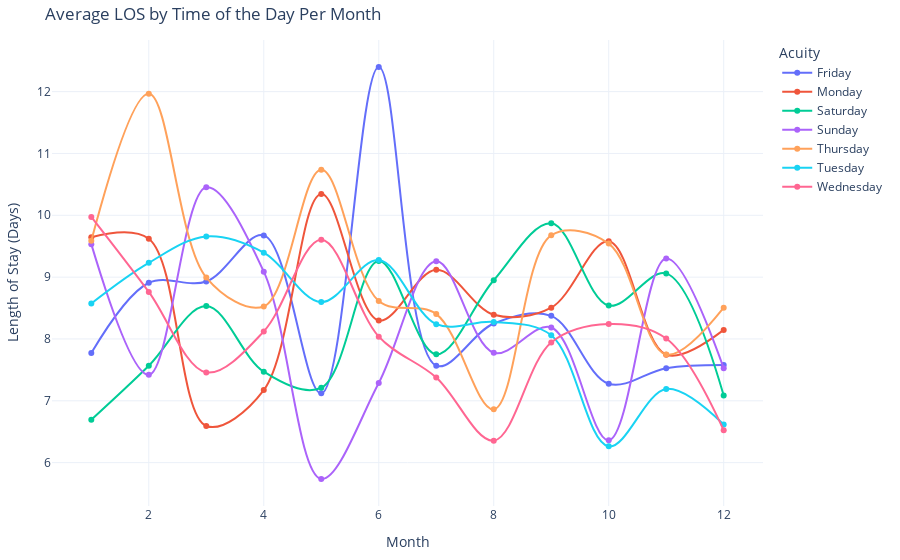

Notebook code cell kept with this figure:
### Code cell
import plotly.graph_objects as go

methods = monthly_avg_day_of_week['day_of_week'].unique()

# Create a trace for each method
traces = [
    go.Scatter(
        x=monthly_avg_day_of_week[monthly_avg_day_of_week['day_of_week'] == method]['month'],
        y=monthly_avg_day_of_week[monthly_avg_day_of_week['day_of_week'] == method]['Los'],
        mode='lines+markers',
        name=str(method),
        line=go.scatter.Line(shape='spline')
    )
    for method in methods
]

# Assemble the figure
fig = go.Figure(data=traces)
fig.update_layout(
    title='Average LOS by Time of the Day Per Month',
    xaxis_title='Month',
    yaxis_title='Length of Stay (Days)',
    template='plotly_white',
    legend_title='Acuity',
    margin=dict(l=40, r=20, t=40, b=40)
)

fig.show()

### Figure 1 — Plotly figure (JSON) as saved in the notebook; plotly's stock layout.template omitted (floating-point values rounded to 4 significant figures)
{"data": [{"line": {"shape": "spline"}, "mode": "lines+markers", "name": "Friday", "type": "scatter", "x": [1, 2, 3, 4, 5, 6, 7, 8, 9, 10, 11, 12], "y": [7.772, 8.909, 8.929, 9.675, 7.121, 12.4, 7.567, 8.25, 8.373, 7.275, 7.528, 7.578]}, {"line": {"shape": "spline"}, "mode": "lines+markers", "name": "Monday", "type": "scatter", "x": [1, 2, 3, 4, 5, 6, 7, 8, 9, 10, 11, 12], "y": [9.646, 9.62, 6.592, 7.173, 10.34, 8.298, 9.119, 8.392, 8.506, 9.579, 7.746, 8.147]}, {"line": {"shape": "spline"}, "mode": "lines+markers", "name": "Saturday", "type": "scatter", "x": [1, 2, 3, 4, 5, 6, 7, 8, 9, 10, 11, 12], "y": [6.695, 7.568, 8.531, 7.471, 7.211, 9.263, 7.752, 8.949, 9.871, 8.539, 9.061, 7.086]}, {"line": {"shape": "spline"}, "mode": "lines+markers", "name": "Sunday", "type": "scatter", "x": [1, 2, 3, 4, 5, 6, 7, 8, 9, 10, 11, 12], "y": [9.533, 7.419, 10.45, 9.088, 5.736, 7.288, 9.256, 7.776, 8.185, 6.361, 9.3, 7.526]}, {"line": {"shape": "spline"}, "mode": "lines+markers", "name": "Thursday", "type": "scatter", "x": [1, 2, 3, 4, 5, 6, 7, 8, 9, 10, 11, 12], "y": [9.586, 11.97, 8.993, 8.526, 10.74, 8.615, 8.403, 6.862, 9.676, 9.542, 7.748, 8.506]}, {"line": {"shape": "spline"}, "mode": "lines+markers", "name": "Tuesday", "type": "scatter", "x": [1, 2, 3, 4, 5, 6, 7, 8, 9, 10, 11, 12], "y": [8.575, 9.231, 9.657, 9.396, 8.596, 9.277, 8.239, 8.276, 8.061, 6.263, 7.191, 6.615]}, {"line": {"shape": "spline"}, "mode": "lines+markers", "name": "Wednesday", "type": "scatter", "x": [1, 2, 3, 4, 5, 6, 7, 8, 9, 10, 11, 12], "y": [9.974, 8.76, 7.46, 8.122, 9.604, 8.038, 7.377, 6.356, 7.944, 8.241, 8.007, 6.523]}], "layout": {"legend": {"title": {"text": "Acuity"}}, "margin": {"b": 40, "l": 40, "r": 20, "t": 40}, "title": {"text": "Average LOS by Time of the Day Per Month"}, "xaxis": {"title": {"text": "Month"}}, "yaxis": {"title": {"text": "Length of Stay (Days)"}}}}
